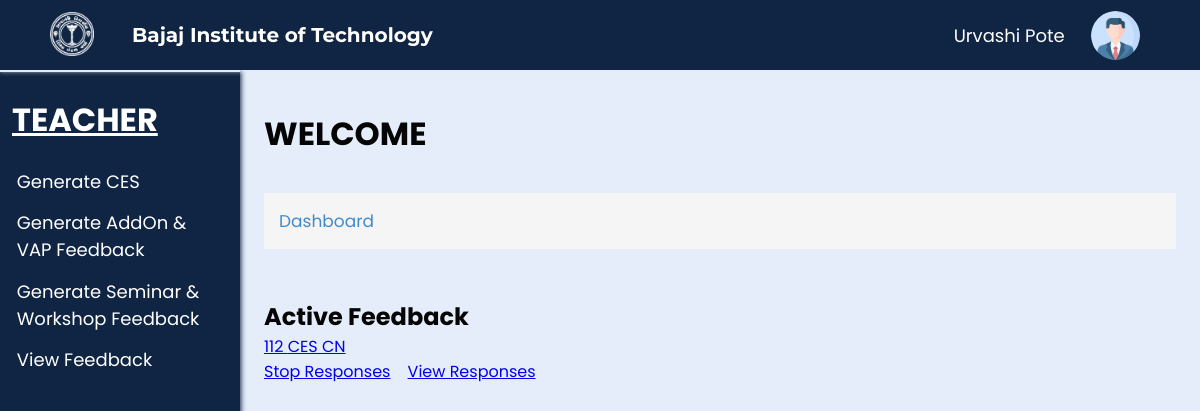
The app's page /Teacher.php (signed in) with its own data.
### tables this page shows
CREATE TABLE `feedbacks` (
  `feedback_id` int(100) NOT NULL,
  `feedback_type` text NOT NULL,
  `author` text NOT NULL,
  `subject` text NOT NULL,
  `status` text NOT NULL,
  `dept` varchar(10) NOT NULL,
  `year` varchar(3) NOT NULL,
  `sem` varchar(4) NOT NULL,
  `section` varchar(1) NOT NULL
);

### check.php (called while the page is built, shortened)
<?php
$email = $_SESSION['email'];
$fname = $_SESSION['fname'];
$lname = $_SESSION['lname'];
?>

### teacher.php (the view, shortened to what this page needs)
<?php
include('connect.php');
include('check.php');
$query = "SELECT * from feedbacks WHERE author = (SELECT FNAME from users WHERE EMAIL = '$email') ";
$result = mysqli_query($conn, $query);
?>
<html lang="en">
<head>
  <link rel="stylesheet" href="css/teacher.css?v=<?php echo time(); ?>">
  <link rel="stylesheet" href="css/common.css?v=<?php echo time(); ?>">
  <link rel="stylesheet" href="css/pop.css?v=<?php echo time(); ?>">
</head>
<body>
  <div class="nav">
    <div class="img">
      <img id="img" src="images/bitlogo_transparent.png" alt="BIT Logo">
    </div>
    <h2 id="heading">Bajaj Institute of Technology</h2>
    <div class="links" id="links">
      <p class="input"><?php echo $fname, " ", $lname; ?></p>
      <div class="account_div" onclick="profileAccount();">
        <img class="account_img" src="images/user.png" alt="User" width="7%" style="border-radius: 50%;">
      </div>
    </div>
  </div>
  <div class="spaces"></div>
  <div class="full">
    <div class="left">
      <h1>TEACHER</h1>
      <ul>
        <li><a href="generatefeedback.php">Generate CES</a></li>
        <li><a href="addongeneratefeedback.php">Generate AddOn & VAP Feedback</a></li>
        <li><a href="seminargeneratefeedback.php">Generate Seminar & Workshop Feedback</a></li>
        <li><a href="viewfeedback.php">View Feedback</a></li>
      </ul>
    </div>
    <div class="right">
      <h1>WELCOME</h1>
      <br>
      <p>Dashboard</p>
      <br></br>
      <h2>Active Feedback</h2>
      <?php
      while ($row = mysqli_fetch_assoc($result)) {
        $id = $row['feedback_id'];
      ?>
      <a href = "feedbackform.php?id=<?php echo $id;?>">
        <?php echo $row['feedback_id']; ?>
        <?php echo $row['feedback_type']; ?>
        <?php echo $row['subject']; ?><br>
        <a href="StopResponses.php?id=<?php echo $id;?>">Stop Responses</a>&nbsp;&nbsp;&nbsp;
        <a href="ViewResponses.php?id=<?php echo $id;?>">View Responses</a><br>
      </a><br>
      <?php
      }
      ?>
    </div>
  </div>
</body>
</html>

### css/common.css (style rules this page uses)
* { margin: 0; padding: 0; box-sizing: border-box; font-family: 'Poppins', sans-serif; }
body { background-color: #E4EDF9; }
.nav { background-color: #102543; position: fixed; width: 100%; z-index: 100; height: 70px; box-shadow: 0px 1px 5px #E4EDF9; transition: 0.5s; }
.nav .img { transition: 0.5s; margin-left: 2%; padding: 1%; text-align: center; height: 100%; float: left; width: 8%; }
#img { height: 95%; transition: 0.5s; }
.nav .img img { height: 100%; width: auto; }
.links img { width: auto; height: 70%; cursor: pointer; }
.nav h2 { transition: 0.5s; color: white; display: flex; height: 70px; font-size: 20px; float: left; width: 30%; align-items: center; padding: 1%; font-family: 'Montserrat', sans-serif; }
.nav .links { margin-right: 5%; transition: 0.5s; display: flex; height: 70px; float: left; width: 55%; align-items: center; justify-content: right; gap: 4%; font-family: 'Montserrat', sans-serif; }
.spaces { height: 70px; }
.full { width: 100%; max-width: 100%; min-height: 100%; margin: 0px; }
.left { height: 100vh; width: 20vw; background-color: #102543; color: white; border-top: 2px solid #E4EDF9; box-shadow: 1px 0px 5px #102543; position: fixed; }
.left h1 { margin: 10% 5%; text-decoration: underline; }
.right { width: 100%; padding: 5vh 2vw; padding-left: 22vw; color: rgb(5, 5, 5); }
.left ul { list-style-type: none; margin: 10% 7%; }
.left li { cursor: pointer; font-size: 18px; margin-top: 7%; transition: 0.5s; }
.left li a { text-decoration: none; color: white; }
.right>p { margin-top: 10px; font-size: 17px; padding: 15px; background-color: #F5F5F5; color: #428BCA; }
.account_div { text-align: center; }
.links .input { background-color: transparent; border: 0; color: white; font-size: 18px; }

### records on screen
feedbacks: feedback_id "112", feedback_type "CES", subject "CN"

### other values on screen
$fname "Urvashi"
$lname "Pote"
